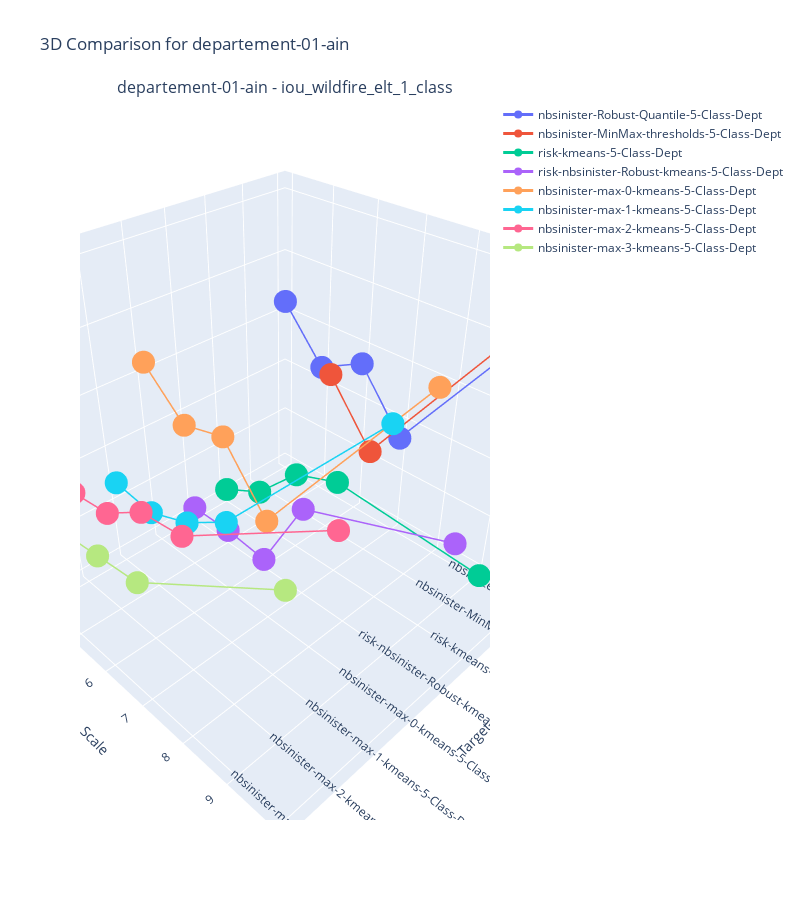
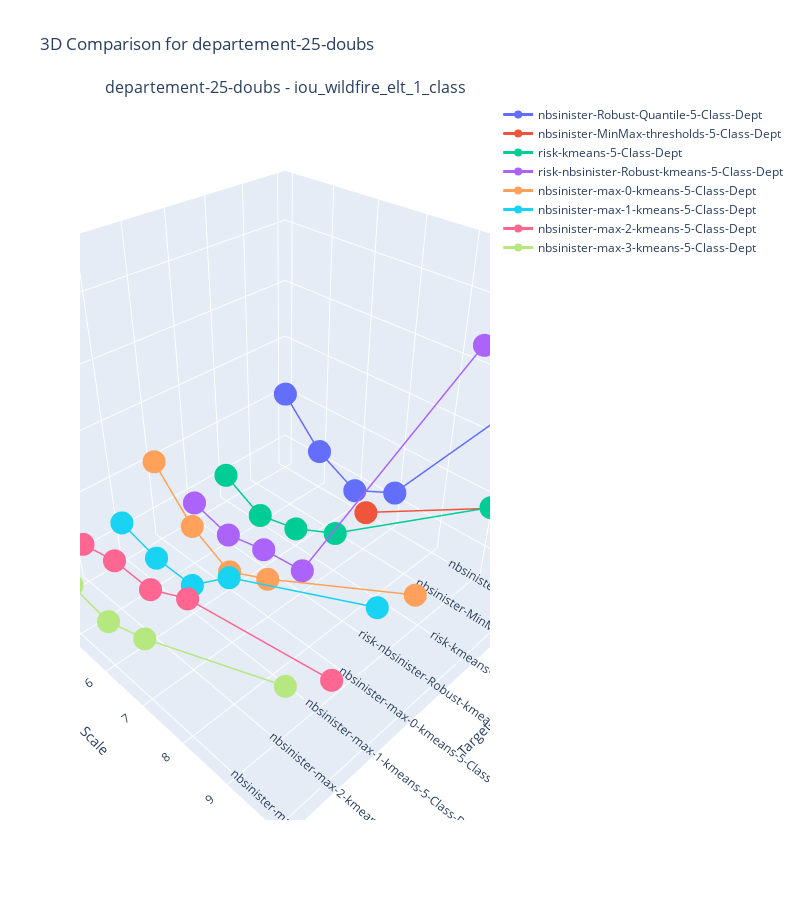
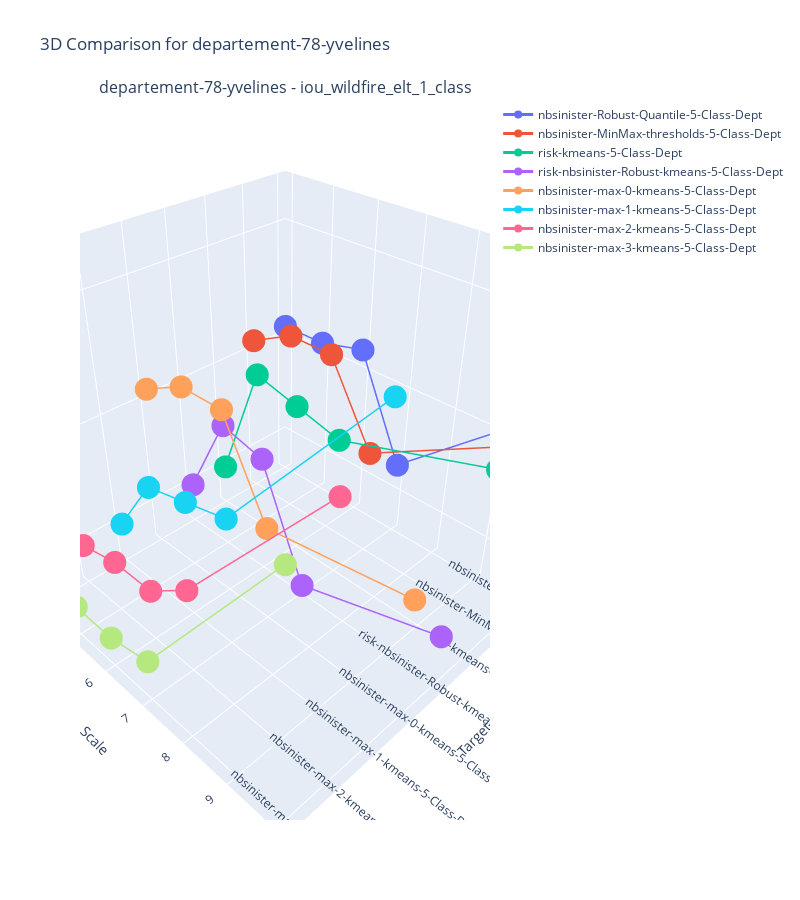

The code cell stored with these charts, in order, in its notebook:
### Code cell
compare_models_2d(df, df.Department.unique(), dept_markers, ['iou_wildfire_elt_1_class'],  'Target', 'Scale', 'Target')

### Figure 1 — Plotly figure (JSON) as saved in the notebook; plotly's stock layout.template omitted (floating-point values rounded to 4 significant figures)
{"data": [{"line": {"color": "#636EFA", "width": 3}, "marker": {"color": "#636EFA", "size": 8}, "mode": "lines+markers", "name": "nbsinister-Robust-Quantile-5-Class-Dept", "scene": "scene", "type": "scatter3d", "x": [0, 0, 0, 0, 0], "y": [4, 5, 6, 7, 10], "z": [0.32, 0.23, 0.27, 0.17, 0.5]}, {"line": {"color": "#EF553B", "width": 3}, "marker": {"color": "#EF553B", "size": 8}, "mode": "lines+markers", "name": "nbsinister-MinMax-thresholds-5-Class-Dept", "scene": "scene", "type": "scatter3d", "x": [1, 1, 1, 1, 1], "y": [4, 5, 6, 7, 10], "z": [null, null, 0.28, 0.18, 0.51]}, {"line": {"color": "#00CC96", "width": 3}, "marker": {"color": "#00CC96", "size": 8}, "mode": "lines+markers", "name": "risk-kmeans-5-Class-Dept", "scene": "scene", "type": "scatter3d", "x": [2, 2, 2, 2, 2], "y": [4, 5, 6, 7, 10], "z": [0.01, 0.05, 0.13, 0.16, 0.14]}, {"line": {"color": "#AB63FA", "width": 3}, "marker": {"color": "#AB63FA", "size": 8}, "mode": "lines+markers", "name": "risk-nbsinister-Robust-kmeans-5-Class-Dept", "scene": "scene", "type": "scatter3d", "x": [3, 3, 3, 3, 3], "y": [4, 5, 6, 7, 10], "z": [0.01, 0.01, 0, 0.15, 0.24]}, {"line": {"color": "#FFA15A", "width": 3}, "marker": {"color": "#FFA15A", "size": 8}, "mode": "lines+markers", "name": "nbsinister-max-0-kmeans-5-Class-Dept", "scene": "scene", "type": "scatter3d", "x": [4, 4, 4, 4, 4], "y": [4, 5, 6, 7, 10], "z": [0.32, 0.25, 0.27, 0.17, 0.49]}, {"line": {"color": "#19D3F3", "width": 3}, "marker": {"color": "#19D3F3", "size": 8}, "mode": "lines+markers", "name": "nbsinister-max-1-kmeans-5-Class-Dept", "scene": "scene", "type": "scatter3d", "x": [5, 5, 5, 5, 5], "y": [4, 5, 6, 7, 10], "z": [0.14, 0.13, 0.16, 0.21, 0.48]}, {"line": {"color": "#FF6692", "width": 3}, "marker": {"color": "#FF6692", "size": 8}, "mode": "lines+markers", "name": "nbsinister-max-2-kmeans-5-Class-Dept", "scene": "scene", "type": "scatter3d", "x": [6, 6, 6, 6, 6], "y": [4, 5, 6, 7, 10], "z": [0.16, 0.17, 0.22, 0.23, 0.39]}, {"line": {"color": "#B6E880", "width": 3}, "marker": {"color": "#B6E880", "size": 8}, "mode": "lines+markers", "name": "nbsinister-max-3-kmeans-5-Class-Dept", "scene": "scene", "type": "scatter3d", "x": [7, 7, 7, 7, 7], "y": [4, 5, 6, 7, 10], "z": [0.16, 0.18, 0.19, 0.2, 0.36]}], "layout": {"annotations": [{"font": {"size": 16}, "showarrow": false, "text": "departement-01-ain - iou_wildfire_elt_1_class", "x": 0.5, "xanchor": "center", "xref": "paper", "y": 1, "yanchor": "bottom", "yref": "paper"}], "height": 900, "scene": {"domain": {"x": [0, 1], "y": [0, 1]}, "xaxis": {"ticktext": ["nbsinister-Robust-Quantile-5-Class-Dept", "nbsinister-MinMax-thresholds-5-Class-Dept", "risk-kmeans-5-Class-Dept", "risk-nbsinister-Robust-kmeans-5-Class-Dept", "nbsinister-max-0-kmeans-5-Class-Dept", "nbsinister-max-1-kmeans-5-Class-Dept", "nbsinister-max-2-kmeans-5-Class-Dept", "nbsinister-max-3-kmeans-5-Class-Dept"], "tickvals": [0, 1, 2, 3, 4, 5, 6, 7], "title": {"text": "Target"}}, "yaxis": {"title": {"text": "Scale"}}, "zaxis": {"title": {"text": "iou_wildfire_elt_1_class"}}}, "showlegend": true, "title": {"text": "3D Comparison for departement-01-ain"}, "width": 800}}

### Figure 2 — Plotly figure (JSON) as saved in the notebook; plotly's stock layout.template omitted (floating-point values rounded to 4 significant figures)
{"data": [{"line": {"color": "#636EFA", "width": 3}, "marker": {"color": "#636EFA", "size": 8}, "mode": "lines+markers", "name": "nbsinister-Robust-Quantile-5-Class-Dept", "scene": "scene", "type": "scatter3d", "x": [0, 0, 0, 0, 0], "y": [4, 5, 6, 7, 10], "z": [0.2, 0.12, 0.08, 0.12, 0.45]}, {"line": {"color": "#EF553B", "width": 3}, "marker": {"color": "#EF553B", "size": 8}, "mode": "lines+markers", "name": "nbsinister-MinMax-thresholds-5-Class-Dept", "scene": "scene", "type": "scatter3d", "x": [1, 1, 1, 1, 1], "y": [4, 5, 6, 7, 10], "z": [null, null, null, 0.12, 0.27]}, {"line": {"color": "#00CC96", "width": 3}, "marker": {"color": "#00CC96", "size": 8}, "mode": "lines+markers", "name": "risk-kmeans-5-Class-Dept", "scene": "scene", "type": "scatter3d", "x": [2, 2, 2, 2, 2], "y": [4, 5, 6, 7, 10], "z": [0.1, 0.06, 0.08, 0.12, 0.31]}, {"line": {"color": "#AB63FA", "width": 3}, "marker": {"color": "#AB63FA", "size": 8}, "mode": "lines+markers", "name": "risk-nbsinister-Robust-kmeans-5-Class-Dept", "scene": "scene", "type": "scatter3d", "x": [3, 3, 3, 3, 3], "y": [4, 5, 6, 7, 10], "z": [0.08, 0.06, 0.08, 0.09, 0.56]}, {"line": {"color": "#FFA15A", "width": 3}, "marker": {"color": "#FFA15A", "size": 8}, "mode": "lines+markers", "name": "nbsinister-max-0-kmeans-5-Class-Dept", "scene": "scene", "type": "scatter3d", "x": [4, 4, 4, 4, 4], "y": [4, 5, 6, 7, 10], "z": [0.2, 0.12, 0.08, 0.12, 0.26]}, {"line": {"color": "#19D3F3", "width": 3}, "marker": {"color": "#19D3F3", "size": 8}, "mode": "lines+markers", "name": "nbsinister-max-1-kmeans-5-Class-Dept", "scene": "scene", "type": "scatter3d", "x": [5, 5, 5, 5, 5], "y": [4, 5, 6, 7, 10], "z": [0.12, 0.1, 0.1, 0.17, 0.29]}, {"line": {"color": "#FF6692", "width": 3}, "marker": {"color": "#FF6692", "size": 8}, "mode": "lines+markers", "name": "nbsinister-max-2-kmeans-5-Class-Dept", "scene": "scene", "type": "scatter3d", "x": [6, 6, 6, 6, 6], "y": [4, 5, 6, 7, 10], "z": [0.12, 0.14, 0.14, 0.18, 0.23]}, {"line": {"color": "#B6E880", "width": 3}, "marker": {"color": "#B6E880", "size": 8}, "mode": "lines+markers", "name": "nbsinister-max-3-kmeans-5-Class-Dept", "scene": "scene", "type": "scatter3d", "x": [7, 7, 7, 7, 7], "y": [4, 5, 6, 7, 10], "z": [0.13, 0.14, 0.13, 0.16, 0.28]}], "layout": {"annotations": [{"font": {"size": 16}, "showarrow": false, "text": "departement-25-doubs - iou_wildfire_elt_1_class", "x": 0.5, "xanchor": "center", "xref": "paper", "y": 1, "yanchor": "bottom", "yref": "paper"}], "height": 900, "scene": {"domain": {"x": [0, 1], "y": [0, 1]}, "xaxis": {"ticktext": ["nbsinister-Robust-Quantile-5-Class-Dept", "nbsinister-MinMax-thresholds-5-Class-Dept", "risk-kmeans-5-Class-Dept", "risk-nbsinister-Robust-kmeans-5-Class-Dept", "nbsinister-max-0-kmeans-5-Class-Dept", "nbsinister-max-1-kmeans-5-Class-Dept", "nbsinister-max-2-kmeans-5-Class-Dept", "nbsinister-max-3-kmeans-5-Class-Dept"], "tickvals": [0, 1, 2, 3, 4, 5, 6, 7], "title": {"text": "Target"}}, "yaxis": {"title": {"text": "Scale"}}, "zaxis": {"title": {"text": "iou_wildfire_elt_1_class"}}}, "showlegend": true, "title": {"text": "3D Comparison for departement-25-doubs"}, "width": 800}}

### Figure 3 — Plotly figure (JSON) as saved in the notebook; plotly's stock layout.template omitted (floating-point values rounded to 4 significant figures)
{"data": [{"line": {"color": "#636EFA", "width": 3}, "marker": {"color": "#636EFA", "size": 8}, "mode": "lines+markers", "name": "nbsinister-Robust-Quantile-5-Class-Dept", "scene": "scene", "type": "scatter3d", "x": [0, 0, 0, 0, 0], "y": [4, 5, 6, 7, 10], "z": [0.31, 0.31, 0.32, 0.23, 0.34]}, {"line": {"color": "#EF553B", "width": 3}, "marker": {"color": "#EF553B", "size": 8}, "mode": "lines+markers", "name": "nbsinister-MinMax-thresholds-5-Class-Dept", "scene": "scene", "type": "scatter3d", "x": [1, 1, 1, 1, 1], "y": [4, 5, 6, 7, 10], "z": [0.31, 0.33, 0.33, 0.26, 0.33]}, {"line": {"color": "#00CC96", "width": 3}, "marker": {"color": "#00CC96", "size": 8}, "mode": "lines+markers", "name": "risk-kmeans-5-Class-Dept", "scene": "scene", "type": "scatter3d", "x": [2, 2, 2, 2, 2], "y": [4, 5, 6, 7, 10], "z": [0.2, 0.31, 0.3, 0.29, 0.33]}, {"line": {"color": "#AB63FA", "width": 3}, "marker": {"color": "#AB63FA", "size": 8}, "mode": "lines+markers", "name": "risk-nbsinister-Robust-kmeans-5-Class-Dept", "scene": "scene", "type": "scatter3d", "x": [3, 3, 3, 3, 3], "y": [4, 5, 6, 7, 10], "z": [0.2, 0.28, 0.27, 0.17, 0.21]}, {"line": {"color": "#FFA15A", "width": 3}, "marker": {"color": "#FFA15A", "size": 8}, "mode": "lines+markers", "name": "nbsinister-max-0-kmeans-5-Class-Dept", "scene": "scene", "type": "scatter3d", "x": [4, 4, 4, 4, 4], "y": [4, 5, 6, 7, 10], "z": [0.31, 0.33, 0.33, 0.25, 0.27]}, {"line": {"color": "#19D3F3", "width": 3}, "marker": {"color": "#19D3F3", "size": 8}, "mode": "lines+markers", "name": "nbsinister-max-1-kmeans-5-Class-Dept", "scene": "scene", "type": "scatter3d", "x": [5, 5, 5, 5, 5], "y": [4, 5, 6, 7, 10], "z": [0.2, 0.26, 0.27, 0.28, 0.43]}, {"line": {"color": "#FF6692", "width": 3}, "marker": {"color": "#FF6692", "size": 8}, "mode": "lines+markers", "name": "nbsinister-max-2-kmeans-5-Class-Dept", "scene": "scene", "type": "scatter3d", "x": [6, 6, 6, 6, 6], "y": [4, 5, 6, 7, 10], "z": [0.2, 0.21, 0.21, 0.24, 0.39]}, {"line": {"color": "#B6E880", "width": 3}, "marker": {"color": "#B6E880", "size": 8}, "mode": "lines+markers", "name": "nbsinister-max-3-kmeans-5-Class-Dept", "scene": "scene", "type": "scatter3d", "x": [7, 7, 7, 7, 7], "y": [4, 5, 6, 7, 10], "z": [0.19, 0.19, 0.19, 0.2, 0.37]}], "layout": {"annotations": [{"font": {"size": 16}, "showarrow": false, "text": "departement-78-yvelines - iou_wildfire_elt_1_class", "x": 0.5, "xanchor": "center", "xref": "paper", "y": 1, "yanchor": "bottom", "yref": "paper"}], "height": 900, "scene": {"domain": {"x": [0, 1], "y": [0, 1]}, "xaxis": {"ticktext": ["nbsinister-Robust-Quantile-5-Class-Dept", "nbsinister-MinMax-thresholds-5-Class-Dept", "risk-kmeans-5-Class-Dept", "risk-nbsinister-Robust-kmeans-5-Class-Dept", "nbsinister-max-0-kmeans-5-Class-Dept", "nbsinister-max-1-kmeans-5-Class-Dept", "nbsinister-max-2-kmeans-5-Class-Dept", "nbsinister-max-3-kmeans-5-Class-Dept"], "tickvals": [0, 1, 2, 3, 4, 5, 6, 7], "title": {"text": "Target"}}, "yaxis": {"title": {"text": "Scale"}}, "zaxis": {"title": {"text": "iou_wildfire_elt_1_class"}}}, "showlegend": true, "title": {"text": "3D Comparison for departement-78-yvelines"}, "width": 800}}
